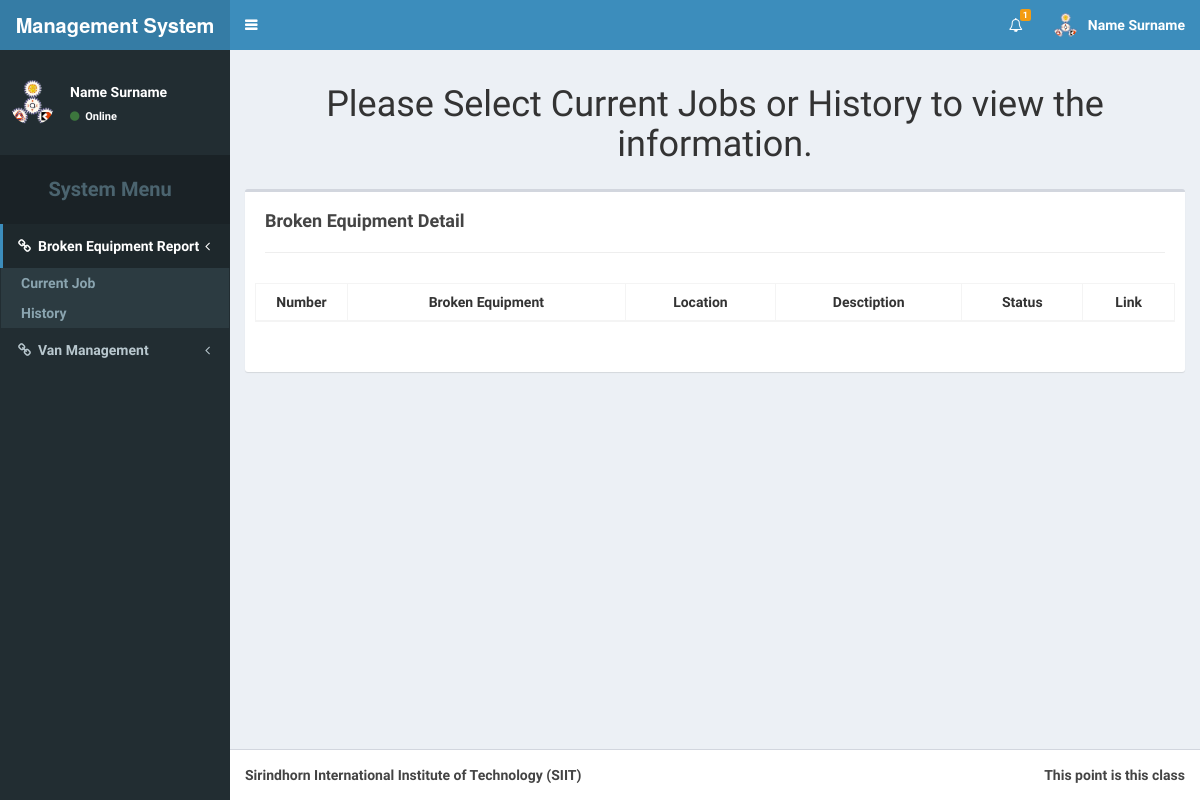
The page /brokenEquip.php?mode=1 (signed in) on the database as committed earlier.
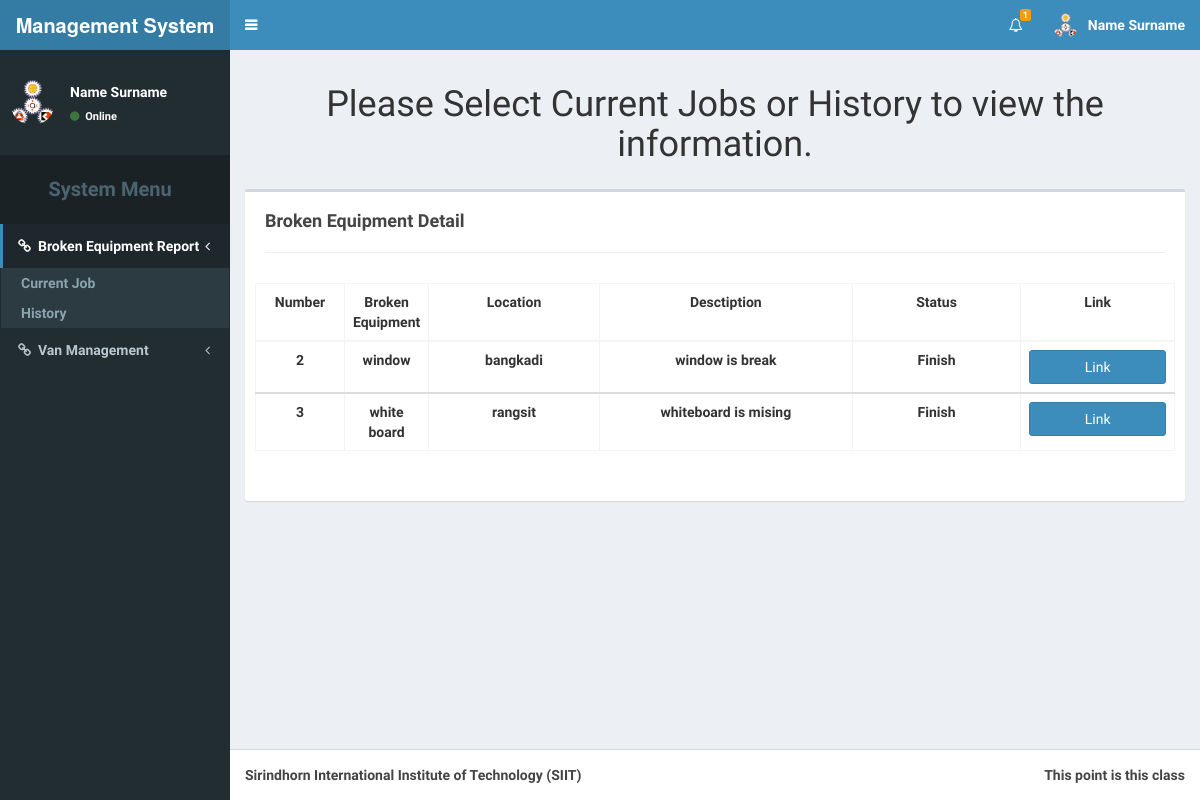
The same page on the database as committed later.
### tables this page shows
CREATE TABLE `broken_equipment` (
  `equipment_ID` int(11) NOT NULL AUTO_INCREMENT,
  `equipment_name` varchar(255) DEFAULT NULL,
  `equipment_campus` varchar(255) DEFAULT NULL,
  `equipment_building` varchar(255) DEFAULT NULL,
  `equipment_room` varchar(255) DEFAULT NULL,
  `equipment_decription` varchar(255) DEFAULT NULL,
  `equipment_username` varchar(255) DEFAULT NULL,
  `equipment_email` varchar(255) DEFAULT NULL,
  `equipment_latitute` int(11) DEFAULT NULL,
  `equipment_longtitute` int(11) DEFAULT NULL,
  `equipment_photo` varchar(255) DEFAULT NULL,
  `equipment_assign` int(11) DEFAULT NULL,
  `equipment_status` varchar(255) NOT NULL DEFAULT 'Waiting',
  PRIMARY KEY (`equipment_ID`)
);

### brokenEquip.php (the view, shortened to what this page needs)
<!DOCTYPE html>
<?php
require_once('connect.php');
?>
<html>
<head>
  <link rel="stylesheet" href="bootstrap/css/bootstrap.css">
  <link rel="stylesheet" href="https://cdnjs.cloudflare.com/ajax/libs/font-awesome/4.5.0/css/font-awesome.min.css">
  <link rel="stylesheet" href="https://cdnjs.cloudflare.com/ajax/libs/ionicons/2.0.1/css/ionicons.min.css">
  <link rel="stylesheet" href="dist/css/AdminLTE.css">
  <link rel="stylesheet" href="dist/css/skins/skin-blue.css">
</head>
<body class="hold-transition skin-blue sidebar-mini">
<div class="wrapper">
  <header class="main-header">
    <a href="/Senior_Project" class="logo">
      <span class="logo-lg"><b>Management System<b></span>
    </a>
    <nav class="navbar navbar-static-top" role="navigation">
      <a href="#" class="sidebar-toggle" data-toggle="offcanvas" role="button">
      </a>
      <div class="navbar-custom-menu">
        <ul class="nav navbar-nav">
          <?php
            if(isset($_SESSION['tier'])){
          ?>
          <li class="dropdown notifications-menu">
          <a href="#" class="dropdown-toggle" data-toggle="dropdown">
            <i class="fa fa-bell-o"></i>
            <span class="label label-warning">1</span>
          </a>
          </li>
          <?php
            if($_SESSION['tier'] == 'Admin'){
          ?>
          <li class="dropdown user user-menu">
            <a href="#" class="dropdown-toggle" data-toggle="dropdown">
              <img src="dist/img/user2-160x160.gif" class="user-image" alt="User Image">
              <span class="hidden-xs">Name Surname</span>
            </a>
            <ul class="dropdown-menu">
              <li class="user-header">
                <img src="dist/img/user2-160x160.gif" class="img-circle" alt="User Image">
                <p>
                  Name Surname - Ground Division Member
                  <small>Member since Nov. 2012</small>
                </p>
              </li>
              <li class="user-body">
                <div class="row">
                  <div class="col-xs-4 text-center">
                    <a href="member.php?mode=0">History</a>
                  </div>
                  <div class="col-xs-4 text-center">
                    <a href="member.php?mode=1">Request</a>
                  </div>
                  <div class="col-xs-4 text-center">
                    <a href="member.php?mode=2">Confirm</a>
                  </div>
                </div>
              </li>
              <li class="user-footer">
                <div class="pull-left">
                  <form action="profile.php" method="post">
                    <input type="submit" class="btn btn-default btn-flat" value="Profile" />
                      <input type="hidden" name="full_name" value=<?php echo $_SESSION['fname']; ?> >
                      <input type="hidden" name="username" value=<?php echo $_SESSION['user_name']; ?> >
                      <input type="hidden" name="password" value=<?php echo $_SESSION['user_pass']; ?> >
                      <input type="hidden" name="email" value=<?php echo $_SESSION['e_mail']; ?> >
                      <input type="hidden" name="user_tier" value=<?php echo $_SESSION['tier']; ?> >
                  </form>
                </div>
                <div class="pull-right">
                  <a href="logout.php" class="btn btn-default btn-flat">Log Out</a>
                </div>
              </li>
            </ul>
          </li>
          <?php
            }
            else{
          ?>
          <li class="dropdown user user-menu">
            <a href="#" class="dropdown-toggle" data-toggle="dropdown">
              <img src="dist/img/user2-160x160.gif" class="user-image" alt="User Image">
              <span class="hidden-xs">Name Surname</span>
            </a>
          </li>
          <?php
            }
          ?>
          <?php
            }
            else{
          ?>
          <li><a href="login.php">Log-in</a></li>
          <?php
            }
          ?>
        </ul>
      </div>
    </nav>
  </header>
  <aside class="main-sidebar">
    <section class="sidebar">
      <div class="user-panel" style="margin-top:20px">
        <?php
          if(!isset($_SESSION['tier'])){
        ?>
        <center>
          <p><font color="white" size="5">Welcome Guest</font></p>
        </center>
        <?php
          }
          else{
        ?>
        <div class="pull-left image">
          <img src="dist/img/user2-160x160.gif" class="img-circle" alt="User Image">
        </div>
        <div class="pull-left info">
          <p>Name Surname</p>
          <a href="#"><i class="fa fa-circle text-success"></i> Online</a>
        </div>
        <?php
          }
        ?>
      </div>
      <ul class="sidebar-menu">
        <li class="header"
            style="margin-top:20px;padding-top:20px;padding-bottom:20px;font-size:20px"
        >
        <center>System Menu</center></li>
        <li class="active treeview">
          <a href="#"><i class="fa fa-link"></i><span>Broken Equipment Report</span>
            <span class="pull-right-container">
              <i class="fa fa-angle-left pull-right"></i>
            </span>
          </a>
          <ul class="treeview-menu">
            <li><a href="brokenEquip.php?mode=0">Current Job</a></li>
            <li><a href="brokenEquip.php?mode=1">History</a></li>
          </ul>
        </li>
        <li class="treeview">
          <a href=""><i class="fa fa-link"></i><span>Van Management</span>
            <span class="pull-right-container">
              <i class="fa fa-angle-left pull-right"></i>
            </span>
          </a>
        </li>
      </ul>
    </section>
  </aside>
  <div class="content-wrapper">
    <section class="content-header">
      <center>
        <h1>
          Please Select Current Jobs or History to view the information.
        </h1>
      </center>
    </section>
    <section class="content">
      <?php
      if(isset($_GET['mode'])){
        if($_GET['mode'] == 0){
      ?>
      <div class="box" style="padding-left:10px;padding-right:10px;padding-bottom:30px">
        <div class="box-header">
          <h3 class="box-title" style="margin-top:10px"><b>Broken Equipment Detail</b></h3>
          <hr>
        </div>
        <table id="example2" class="table table-bordered table-hover" style="width:100%;" align="center">
          <thead>
            <tr>
              <td style="text-align:center;width:10%">Number</td>
              <td style="text-align:center">Broken Equipment</td>
              <td style="text-align:center">Location</td>
              <td style="text-align:center">Desctiption</td>
              <td style="text-align:center">Status</td>
              <td style="text-align:center">Link</td>
            </tr>
          </thead>
          <?php
            $q = "SELECT * FROM broken_equipment WHERE equipment_status <> 'Finish';";
            $res = $db -> query($q);
            while($row = $res -> fetch_array()){
          ?>
          <tbody>
            <tr>
              <td style="text-align:center"><?php echo $row['equipment_ID']; ?></td>
              <td height="50px" width="200px" style="text-align:center;"><?php echo $row['equipment_name']; ?></td>
              <td width="20%" style="text-align:center"><?php echo $row['equipment_campus']; ?></td>
              <td width="30%" style="text-align:center"><?php echo $row['equipment_decription']; ?></td>
              <td width="20%" style="text-align:center"><?php echo $row['equipment_status']; ?></td>
              <td style="text-align:center;width:18%;">
                <form id="prof_form" action="brokenEquip_check.php" method="post">
                    <input type="hidden" name="equipment_no" value=<?php echo $row['equipment_ID']; ?> >
                    <input type="hidden" name="equipment_name" value=<?php echo $row['equipment_name']; ?> >
                    <input type="hidden" name="equipment_campus" value=<?php echo $row['equipment_campus']; ?> >
                    <input type="hidden" name="equipment_decription" value="<?php echo $row['equipment_decription']; ?>" >
                    <input type="hidden" name="equipment_status" value=<?php echo $row['equipment_status']; ?> >
                    <input type="hidden" name="equipment_building" value=<?php echo $row['equipment_building']; ?> >
                    <input type="hidden" name="equipment_room" value=<?php echo $row['equipment_room']; ?> >
                    <input type="hidden" name="equipment_email" value=<?php echo $row['equipment_email']; ?> >
                    <input type="submit" class="btn btn-block btn-primary" value="Link">
                </form>
              </td>
            </tr>
            <?php
            }
            ?>
          </tbody>
          </table>
        </div>
      <?php
        }
        else if($_GET['mode'] == 1){
      ?>
      <div class="box" style="padding-left:10px;padding-right:10px;padding-bottom:30px">
        <div class="box-header">
          <h3 class="box-title" style="margin-top:10px"><b>Broken Equipment Detail</b></h3>
          <hr>
        </div>
        <table id="example2" class="table table-bordered table-hover" style="width:100%;" align="center">
          <thead>
            <tr>
              <td style="text-align:center;width:10%">Number</td>
              <td style="text-align:center">Broken Equipment</td>
              <td style="text-align:center">Location</td>
              <td style="text-align:center">Desctiption</td>
              <td style="text-align:center">Status</td>
              <td style="text-align:center">Link</td>
            </tr>
          </thead>
          <?php
            $q = "SELECT * FROM broken_equipment WHERE equipment_status = 'Finish';";
            $res = $db -> query($q);
            while($row = $res -> fetch_array()){
          ?>
          <tbody>
            <tr>
              <td style="text-align:center"><?php echo $row['equipment_ID']; ?></td>
              <td height="50px" width="200px" style="text-align:center;"><?php echo $row['equipment_name']; ?></td>
              <td width="20%" style="text-align:center"><?php echo $row['equipment_campus']; ?></td>
              <td width="30%" style="text-align:center"><?php echo $row['equipment_decription']; ?></td>
              <td width="20%" style="text-align:center"><?php echo $row['equipment_status']; ?></td>
              <td style="text-align:center;width:18%;">
                <form id="prof_form" action="brokenEquip_check.php" method="post">
                    <input type="submit" class="btn btn-block btn-primary" value="Link">
                </form>
              </td>
            </tr>
            <?php
            }
            ?>
          </tbody>
          </table>
        </div>
      <?php
        }
      }
      ?>
      </section>
  </div>
  <footer class="main-footer">
    <div class="pull-right hidden-xs">
      This point is this class
    </div>
    <strong>Sirindhorn International Institute of Technology (SIIT)</strong>
  </footer>
</div>
</body>
</html>

Rows that differ between the two databases and show on the page:
added broken_equipment: equipment_ID "2", equipment_name "window", equipment_campus "bangkadi", equipment_decription "window is break", equipment_status "Finish"
added broken_equipment: equipment_ID "3", equipment_name "white board", equipment_campus "rangsit", equipment_decription "whiteboard is mising", equipment_status "Finish"
